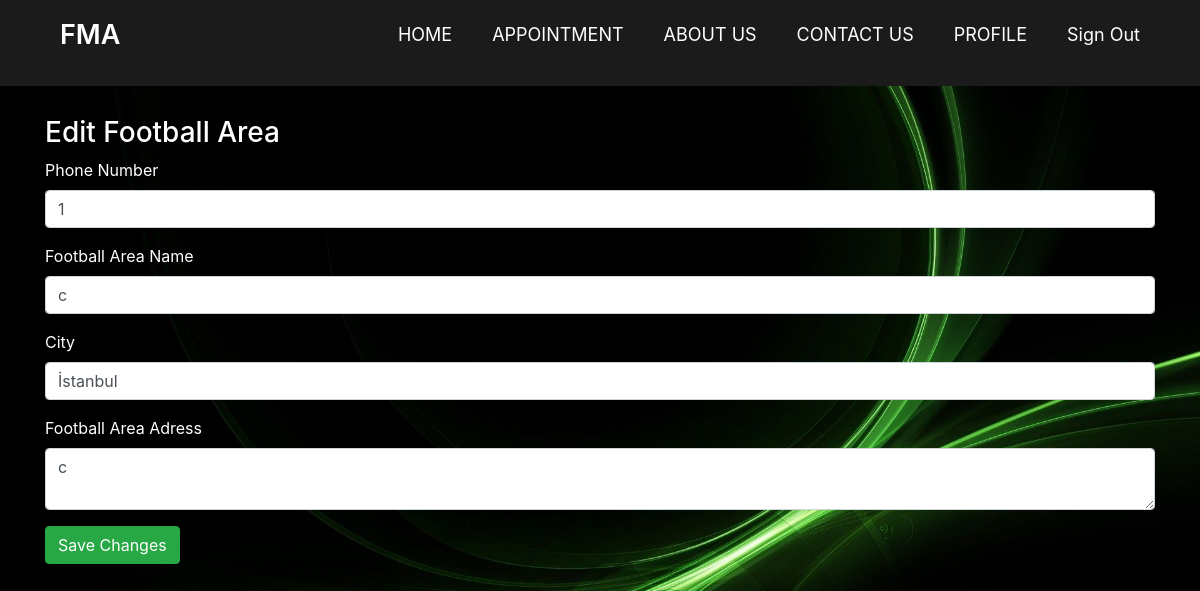
Page /editFootballArea (signed in) on the committed database.
### web.py (models this page shows)
class FootballArea(db.Model):
    id = db.Column(db.Integer,primary_key = True)
    OwnerName = db.Column(db.String(80))
    OwnerNumber = db.Column(db.String(80))
    AreaName = db.Column(db.String(80))
    LikeCoun = db.Column(db.Integer)
    City = db.Column(db.String(80))
    adress = db.Column(db.Text)
    users_id = db.Column(db.Integer, db.ForeignKey('users.id'))
    clocks = db.relationship('Clocks',backref = 'owner_area')

### web.py (the view)
@app.route("/editFootballArea")
def editFootballArea():
    global currentUser
    user = Users.query.filter_by(id = currentUser).first()
    id = user.football_areas[0].id
    area = FootballArea.query.filter_by(id = id).first()
    return render_template("editFootballArea.html",area=area)

### templates/editFootballArea.html (shortened to what this page needs)
<!DOCTYPE html>
<html>
<head>
<link rel="stylesheet" href="https://maxcdn.bootstrapcdn.com/bootstrap/4.0.0/css/bootstrap.min.css">
<link rel="stylesheet" type="text/css" href="/static/addFootballArea.css">
</head>
<body>
  <nav>
    <div class="logo">
FMA</div>
    <ul>
<li><a href="/homepage">HOME</a></li>
<li>
        <a href="/appointment">APPOINTMENT</a>
</li>
<li><a href="/aboutus">ABOUT US</a></li>
<li><a href="/contactus">CONTACT US</a></li>
<li><a href="/myprofil">PROFILE</a></li>
{% if  id != 0 %}
      <li><a href="/signout">Sign Out</a></li>
    {% endif %}
</ul>
</nav>
    <div style ="margin-Top:30px" class="container">
        <h3 style="color:white;">Edit Football Area</h3>
        <form action="/editArea" method="POST">
          <div class="form-group">
            <label style="color: white;" for="formGroupExampleInput">Phone Number</label>
            <input type="text"  name="owner_number" class="form-control" id="formGroupExampleInput" placeholder="Enter Phone Number" value="{{area.OwnerNumber}}" >
          </div>
            <div class="form-group">
                <label style="color: white;" for="formGroupExampleInput">Football Area Name</label>
                <input type="text"  name="area_name" class="form-control" id="formGroupExampleInput" placeholder="Enter Area Name" value="{{area.AreaName}}">
              </div>
              <div class="form-group">
                <label style="color: white;" for="formGroupExampleInput">City</label>
                <input type="text"  name="city" class="form-control" id="formGroupExampleInput" placeholder="Enter City" value="{{area.City}}">
              </div>
              <div class="form-group">
                <label style="color: white;" for="formGroupExampleInput2">Football Area Adress</label>
                <textarea type="text"  name="adress" class="form-control" id="formGroupExampleInput2" placeholder="Enter Adress " >{{area.adress}}</textarea>
              </div>
              <button type="submit" class ="btn btn-success">Save Changes</button>
        </form><br>
</body>
</html>

### static/addFootballArea.css (style rules this page uses)
body { background: url(/static/images/back2.jpg) no-repeat; background-size:cover; margin: 0; padding: 0; }
nav { background: #1b1b1b; width:auto; }
nav:after { content: ''; clear: both; display: table; }
nav .logo { float: left; color: white; font-size: 27px; font-weight: 600; line-height: 70px; padding-left: 60px; }
nav ul { float: right; margin-right: 40px; list-style: none; position: relative; }
nav ul li { float: left; display: inline-block; background: #1b1b1b; margin: 0 5px; }
nav ul li a { color: white; line-height: 70px; text-decoration: none; font-size: 18px; padding: 8px 15px; }

### rows in the picture
FootballArea: owner_number "1", area_name "c", city "İstanbul", adress "c"
